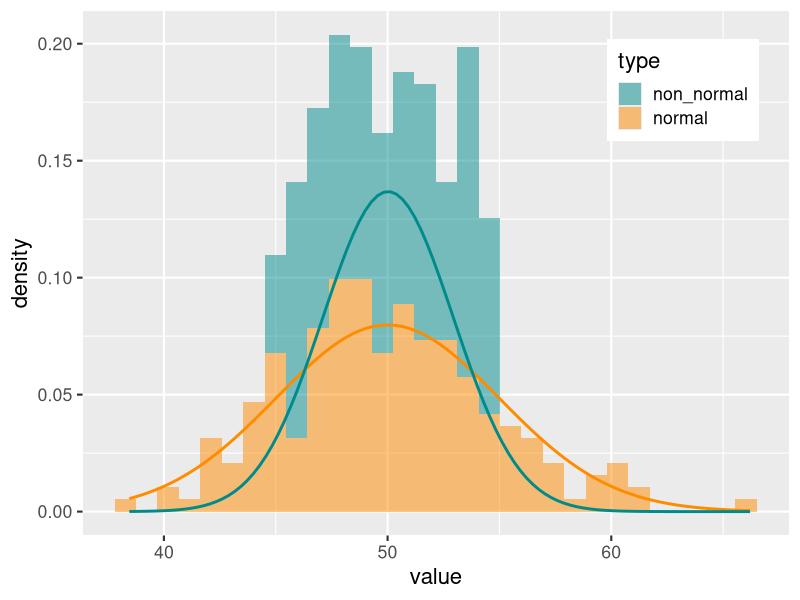
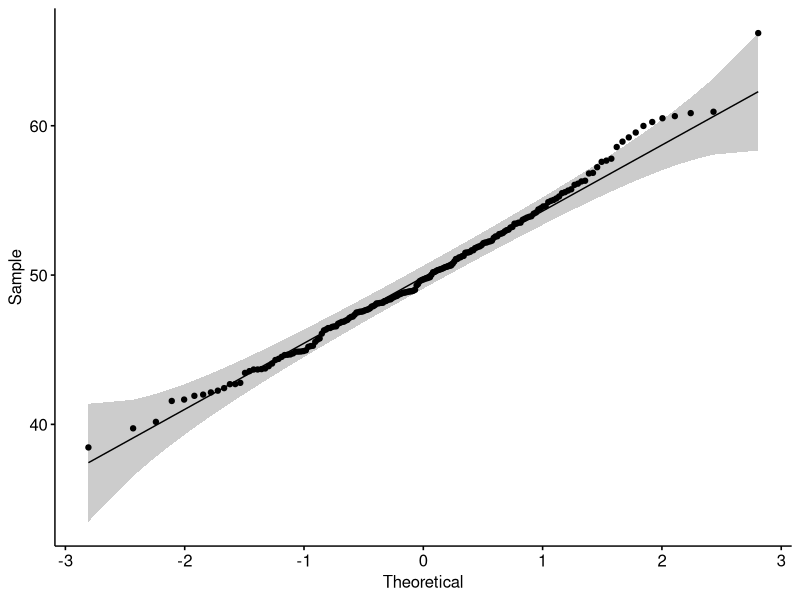
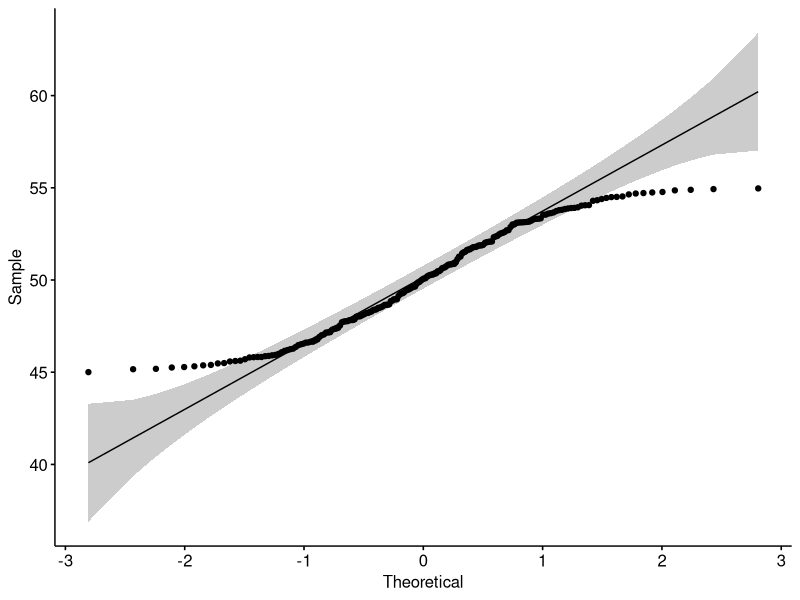
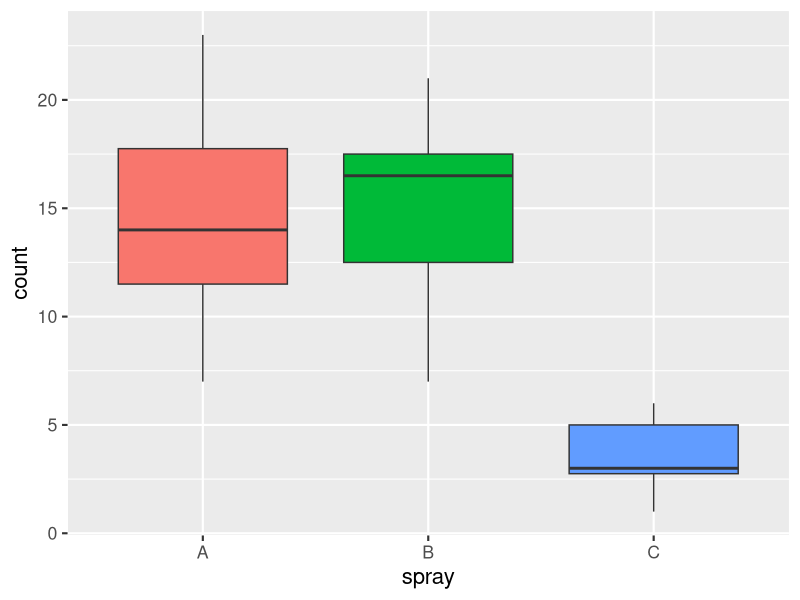
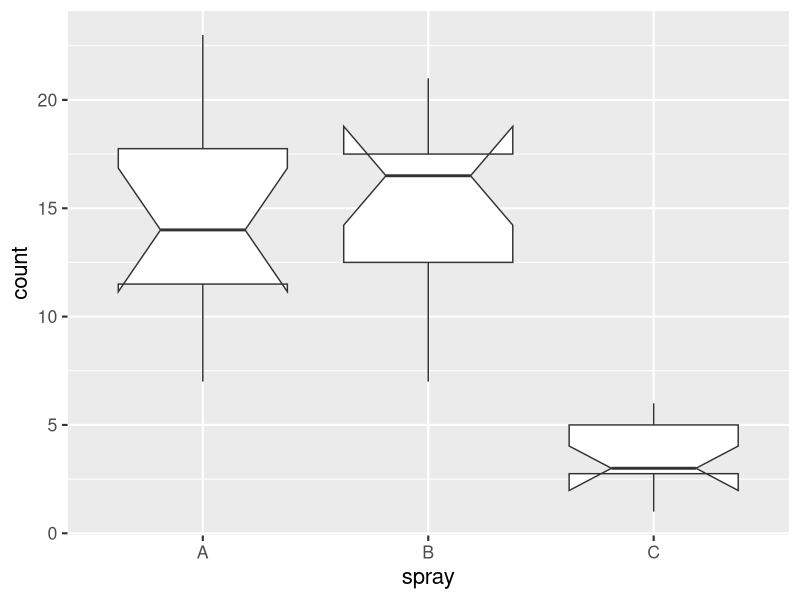
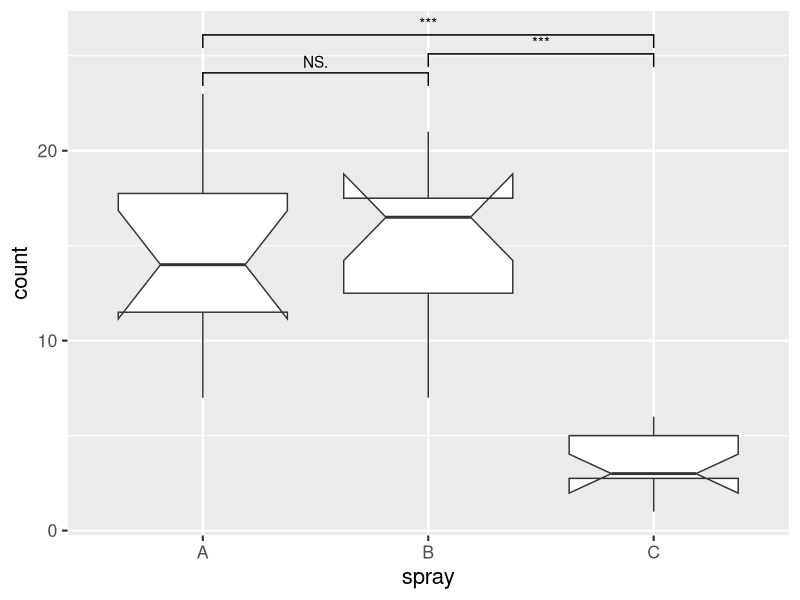
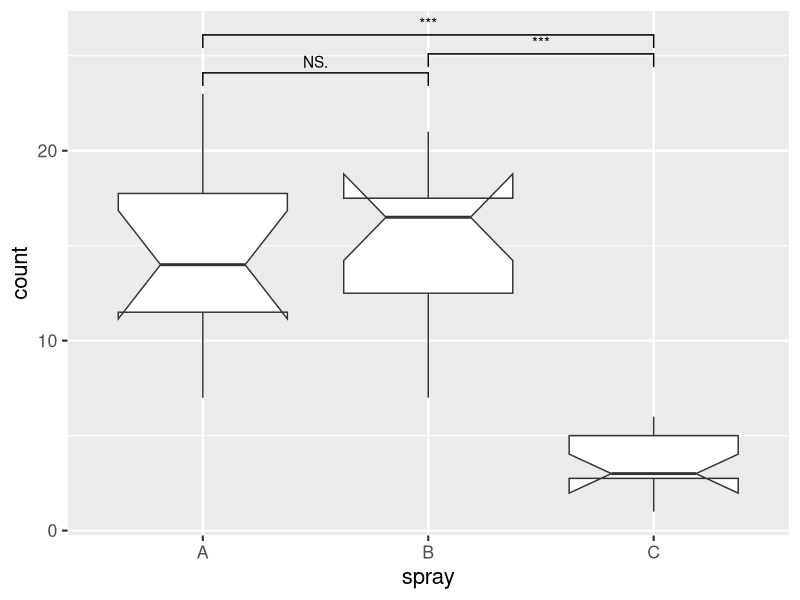
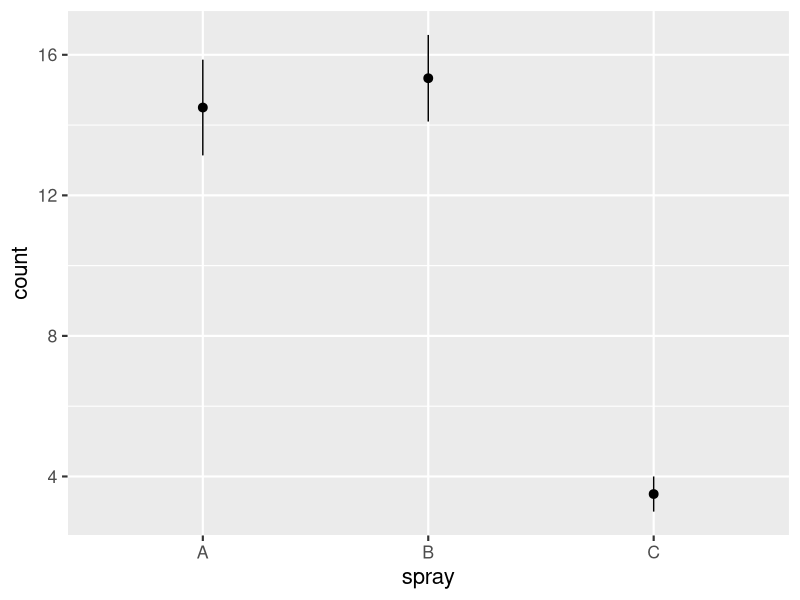

Write the R code that produced these figures, in order.
## ---- chunk 1
library(dplyr)
library(ggplot2)
library(tidyr)
theme_set(theme_grey(base_size = 16))
options(scipen = 0)
## ---- chunk 2
#| echo: true
#| code-fold: true
#| code-summary: "Expand to reproduce the data"
set.seed(123)
mydata <- tibble(
  normal = rnorm(
    n = 200,
    mean = 50,
    sd = 5
  ),
  non_normal = runif(
    n = 200,
    min = 45,
    max = 55
  )
)
## ---- chunk 3
mydata
## ---- chunk 4
#| fig-width: 6
#| fig-height: 6
#| code-fold: true
#| code-summary: "Code to generate histogram"
mydata |>
  pivot_longer(
    cols = 1:2,
    names_to = "type",
    values_to = "value"
  ) |>
  ggplot() +
  geom_histogram(
    alpha = 0.5,
    aes(
      x = value,
      fill = type,
      # plot probability instead of count on y axis
      y = after_stat(density)
    )
  ) +
  stat_function(
    fun = dnorm,
    args = list(
      mean = 50,
      sd = 5
    ),
    color = "darkorange",
    linewidth = 1
  ) +
  stat_function(
    fun = dnorm,
    args = list(
      mean = mean(mydata$non_normal),
      sd = sd(mydata$non_normal)
    ),
    color = "cyan4",
    linewidth = 1
  ) +
  scale_fill_manual(values = c("cyan4", "darkorange")) +
  theme(
    legend.position = "inside",
    legend.position.inside = c(0.85, 0.85)
  )
## ---- chunk 5
shapiro.test(mydata$normal)
## ---- chunk 6
shapiro.test(mydata$non_normal)
## ---- chunk 7
#| fig-height: 5.1
# ggplot(
#   mydata,
#   aes(sample = normal)
# ) +
#   stat_qq() +
#   stat_qq_line()
ggpubr::ggqqplot(mydata$normal)
## ---- chunk 8
#| fig-height: 5.1
# ggplot(
#   mydata,
#   aes(sample = non_normal)
# ) +
#   stat_qq() +
#   stat_qq_line()
ggpubr::ggqqplot(mydata$non_normal)
## ---- chunk 9
#| code-fold: true
#| code-summary: "Expand to reproduce the data"
InsectSprays <- InsectSprays |>
  filter(spray %in% c("A", "B", "E")) |>
  droplevels() |>
  mutate(spray = forcats::fct_recode(spray, C = "E"))
## ---- chunk 10
TreatA <- filter(InsectSprays, spray == "A")$count
TreatB <- filter(InsectSprays, spray == "B")$count
TreatC <- filter(InsectSprays, spray == "C")$count
## ---- chunk 11
#| fig-height: 6.0
#| code-fold: true
#| code-summary: "Code to generate boxplot"
ggplot(InsectSprays, aes(x = spray, y = count, fill = spray)) +
  geom_boxplot() +
  theme(legend.position = "none")
## ---- chunk 12
shapiro.test(TreatA)
shapiro.test(TreatB)
shapiro.test(TreatC)
## ---- chunk 13
#| error: true
var.test(TreatA, TreatB)
## ---- chunk 14
#| error: true
var.test(TreatA, TreatC)
## ---- chunk 15
t.test(TreatA, TreatB, var.equal = TRUE)
## ---- chunk 16
t.test(TreatA, TreatC, var.equal = FALSE)
## ---- chunk 17
wilcox.test(TreatA, TreatB)
## ---- chunk 18
#| output-location: column
#| flourish:
#|   - target: "notch = TRUE"
ggplot(
  InsectSprays,
  aes(x = spray, y = count)
) +
  geom_boxplot(notch = TRUE)
## ---- chunk 19
# install.packages("ggsignif")
library(ggsignif)
## ---- chunk 20
#| echo: false
library(ggsignif)
theme_set(theme_grey(base_size = 16))
## ---- chunk 21
#| flourish:
#|   - target: "geom_signif("
#|   - target: "map_signif_level = TRUE,"
#| output-location: column
ggplot(
  InsectSprays,
  aes(x = spray, y = count)
) +
  geom_boxplot(notch = TRUE) +
  geom_signif(
    comparisons = list(
      c("A", "B"),
      c("B", "C"),
      c("A", "C")
    ),
    map_signif_level = TRUE,
    y_position = c(23, 24, 25)
  )
## ---- chunk 22
#| echo: false
ggplot(
  InsectSprays,
  aes(x = spray, y = count)
) +
  geom_boxplot(notch = TRUE) +
  geom_signif(
    comparisons = list(
      c("A", "B"),
      c("B", "C"),
      c("A", "C")
    ),
    test = "t.test",
    test.args = list(
      var.equal = TRUE
    ),
    map_signif_level = TRUE,
    y_position = c(23, 24, 25)
  )
## ---- chunk 23
#| echo: false
ggplot(
  InsectSprays,
  aes(x = spray, y = count)
) +
  stat_summary()
## ---- chunk 24
#| echo: false
ggplot(
  InsectSprays,
  aes(x = spray, y = count)
) +
  stat_summary(
    fun.data = mean_se,
    geom = "errorbar"
  ) +
  stat_summary(
    fun = mean,
    geom = "point",
    color = "#28a87d",
    size = 4
  )
## ---- chunk 25
#| flourish:
#|   - target: 'geom = "bar"'
#| output-location: column
ggplot(
  InsectSprays,
  aes(x = spray, y = count)
) +
  stat_summary(
    fun.data = mean_se,
    geom = "errorbar",
    width = 0.3
  ) +
  stat_summary(
    fun = mean,
    geom = "bar"
  )
## ---- chunk 26
#| flourish:
#|   - target: "ggsignif::geom_signif("
#|   - target: 'test = "t.test",'
#| output-location: column
ggplot(
  InsectSprays,
  aes(x = spray, y = count)
) +
  stat_summary(
    fun.data = mean_se,
    geom = "errorbar",
    width = 0.3
  ) +
  stat_summary(
    fun = mean,
    geom = "bar"
  ) +
  ggsignif::geom_signif(
    comparisons = list(
      c("A", "B"),
      c("B", "C"),
      c("A", "C")
    ),
    test = "t.test",
    map_signif_level = TRUE,
    y_position = c(17, 18, 19)
  )
